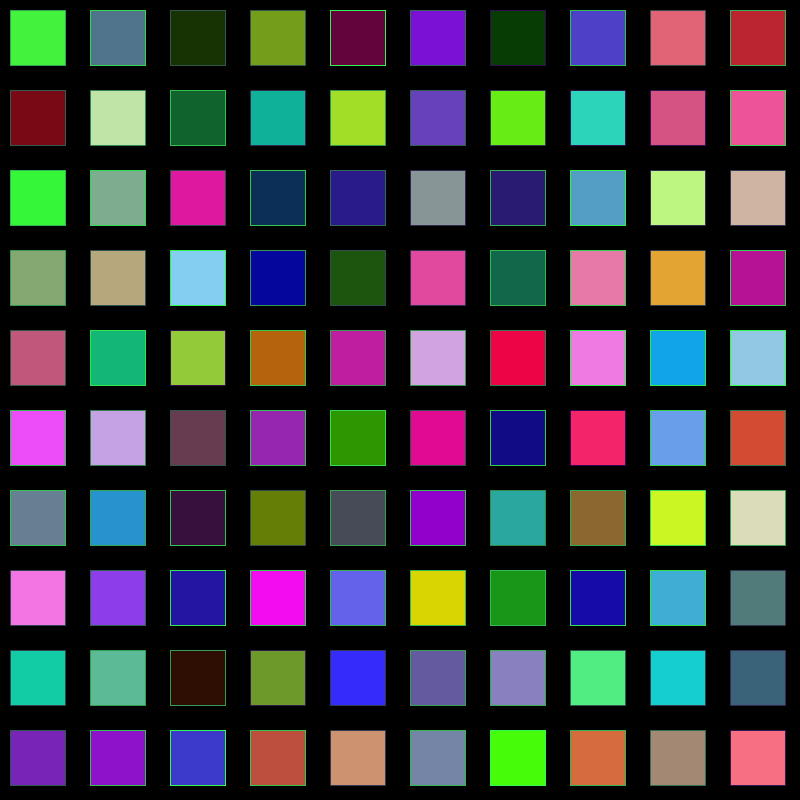
Frame 1 (no input)
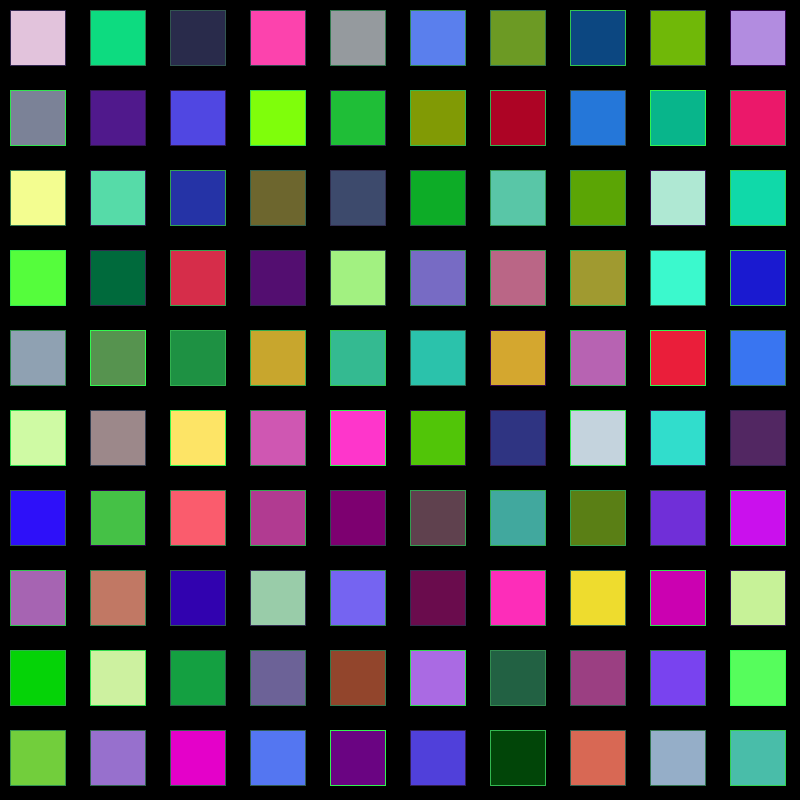
Frame 60 (the mouse pressed at the canvas centre just before this capture)
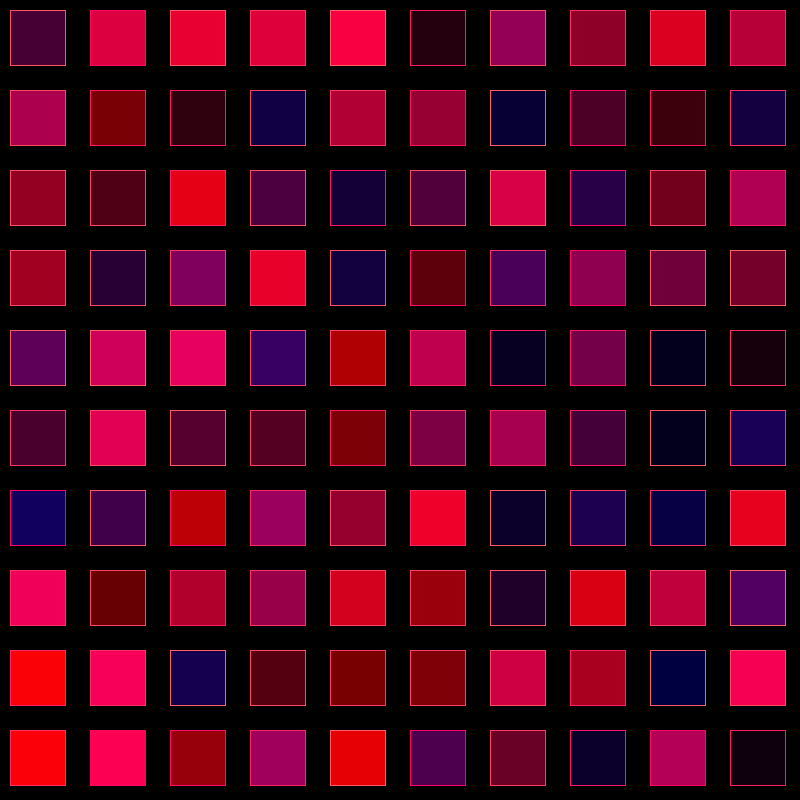
Frame 120 (the mouse held since frame 60 and released just before this capture)

The Processing sketch that drew these frames (run headless with seeded random() and noise(); from frame 60 on, the mouse is pressed at the canvas centre):

// Processing sketch: processing_137642
// ── processing_137642.pde

void setup(){
  size(800,800);
  stroke(32,20,80);
  fill(0,255,0);
  strokeWeight(1);
  background(0);
  smooth();
}

void draw(){
  for(int j = 0; j < 10; j++){
    for(int i = 0; i < 10; i++){
      translate(i*80,j*80);
      figure();
      translate(-(i*80),-(j*80));
    }
 }
}

void figure(){
  if(mousePressed){
    stroke(255,random(100),100);
    fill(random(255),random(0),random(100));
    rect(10,10,55,55);
  }else{
    stroke(50,random(255),80);
    fill(random(255),random(255),random(255));
    rect(10,10,55,55);
  }
  
}
